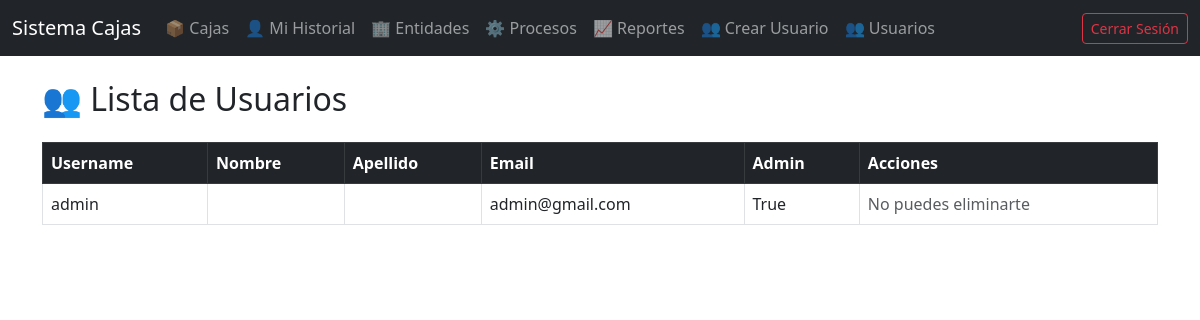
The app's page /usuarios/listar/ (signed in), older data.
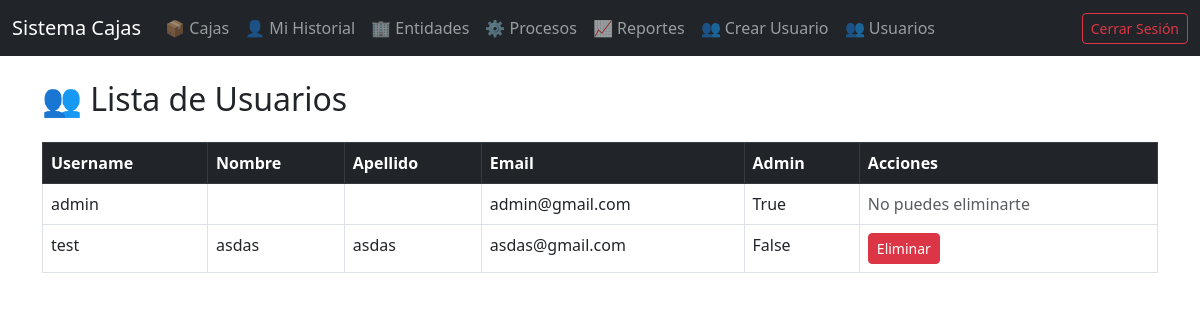
The same page, newer data.
### usuarios/models.py (models this page shows)
class Usuario(AbstractUser):
    nombre = models.CharField(max_length=100)
    apellido = models.CharField(max_length=100)

### usuarios/views.py (the view)
# urls.py: path('listar/', listar_usuarios, name='listar_usuarios'),
@login_required
@user_passes_test(lambda u: u.is_staff)
def listar_usuarios(request):
    usuarios = Usuario.objects.all()
    return render(request, 'usuarios/listar_usuarios.html', {'usuarios': usuarios})

### templates/usuarios/listar_usuarios.html (shortened to what this page needs)
{% extends 'base.html' %}
{% block content %}
<h2 class="mb-4">👥 Lista de Usuarios</h2>
<table class="table table-bordered table-hover">
  <thead class="table-dark">
    <tr>
      <th>Username</th>
      <th>Nombre</th>
      <th>Apellido</th>
      <th>Email</th>
      <th>Admin</th>
      <th>Acciones</th>
    </tr>
  </thead>
  <tbody>
    {% for usuario in usuarios %}
      <tr>
        <td>{{ usuario.username }}</td>
        <td>{{ usuario.nombre }}</td>
        <td>{{ usuario.apellido }}</td>
        <td>{{ usuario.email }}</td>
        <td>{{ usuario.is_staff }}</td>
        <td>
          {% if usuario != request.user %}
            <a href="{% url 'eliminar_usuario' usuario.id %}" class="btn btn-sm btn-danger" onclick="return confirm('¿Estás seguro de eliminar este usuario?')">Eliminar</a>
          {% else %}
            <span class="text-muted">No puedes eliminarte</span>
          {% endif %}
        </td>
      </tr>
    {% endfor %}
  </tbody>
</table>
{% endblock %}

Row changes from the older to the newer data that the page shows:
added Usuario: username "test", nombre "asdas", apellido "asdas", email "asdas@gmail.com", is_staff "False", shows "Eliminar"
